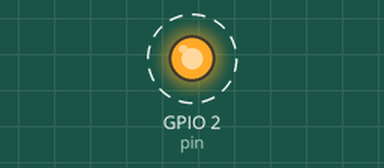
Bench run of a program on a simulated ESP8266 board running MicroPython. Shown: output pins drawn as LEDs (lit = HIGH). Dashed ring = blinking.

Above: at 0.5 s.
Timing chart, 0 to 4.6 s (numbered marks = the images above):
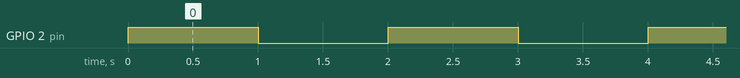

Measured:
- by itself, GPIO 2 (pin): alternates HIGH for 1.0 s and LOW for 1.0 s

The program:

main.py
```python
from ota_update.main.ota_updater import OTAUpdater
import machine
import time


def download_and_install_update_if_available():
    ota_updater = OTAUpdater('url-to-your-github-project')
    ota_updater.download_and_install_update_if_available('wifi-ssid', 'wifi-password')

def start():
    # your custom code goes here. Something like this: ...
    # from main.x import YourProject
    # project = YourProject()
    # ...
    pin=machine.Pin(2, machine.Pin.OUT)
    while(1):
        pin.value(1)
        time.sleep(1)
        pin.value(0)
        time.sleep(1)

def boot():
    download_and_install_update_if_available()
    start()


boot()
```
